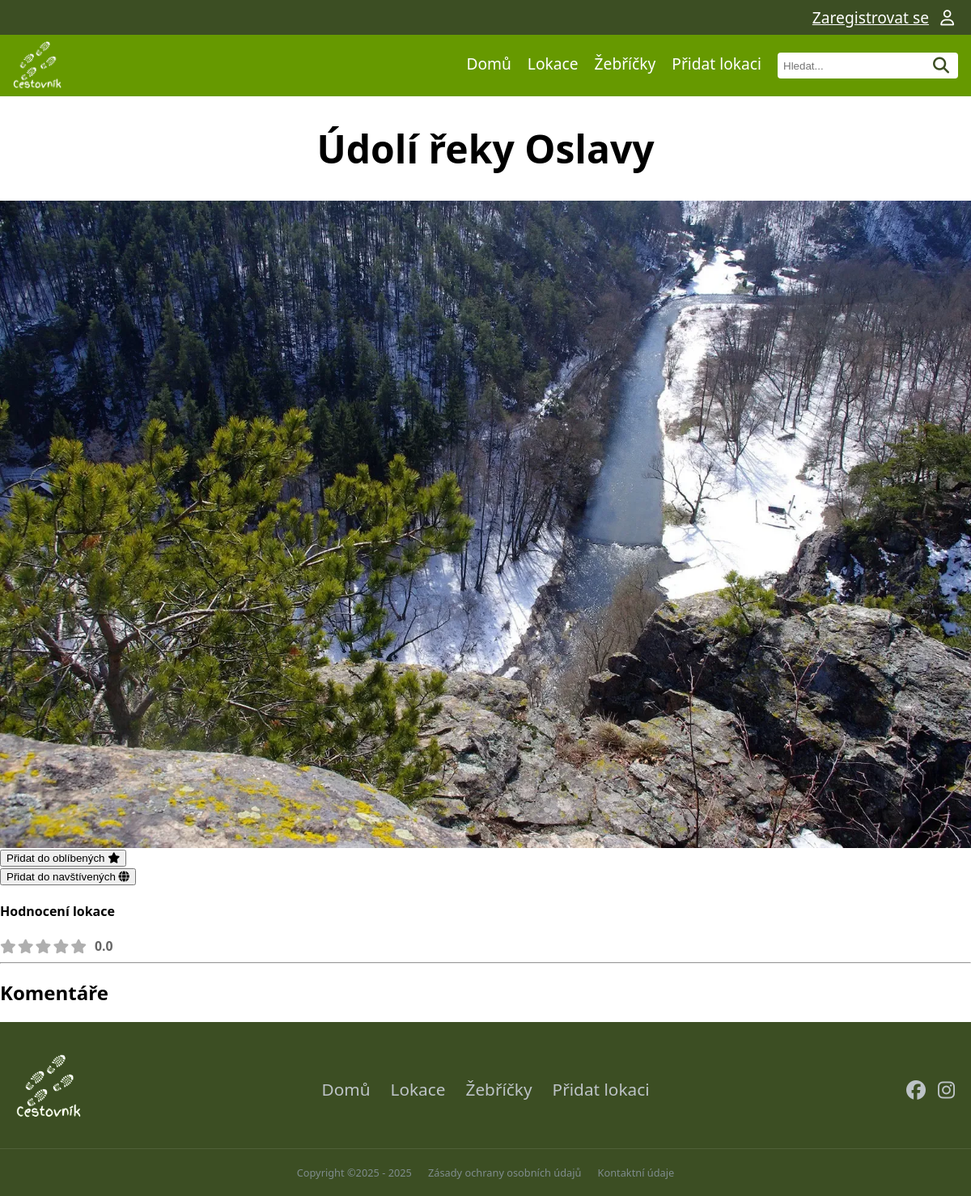
Screenshot of /locations/22 with the database file from the repository.
### tables this page shows
CREATE TABLE "location"
(
    id                  INTEGER
        primary key autoincrement,
    name                VARCHAR                   not null,
    description         VARCHAR,
    date_location_added TEXT default current_date not null,
    id_user             INTEGER                   not null
        constraint location_user_id_fk
            references user
            on delete cascade,
    id_status           INTEGER                   not null
        constraint location_location_status_id_fk
            references location_status
);

CREATE TABLE "photo"
(
    id          INTEGER
        primary key autoincrement,
    name        VARCHAR not null,
    alt_text    VARCHAR,
    url         VARCHAR not null,
    id_location INTEGER not null
        references location
            on delete cascade
);

### pages/locations.py (the view)
@router.get("/locations/{location_id}", name="location_detail", response_class=HTMLResponse)
async def location_detail(request: Request, location_id: int,
                          svc_location: LocationService = Depends(locations_service),
                          svc_comments: LocationCommentsService = Depends(location_comments_service),
                          svc_user:UserService = Depends(user_service)
                          ):
    location = svc_location.get_location_by_id_with_photos_and_rating(location_id)
    comments = svc_comments.list_comments(location_id)
    user_status = {"is_favorite": False, "is_visited": False}
    user = request.session.get("user")
    user_rating = 0
    if user:
        user_status = svc_location.get_user_interaction_status(user["id"], location_id)
        user_rating = svc_user.get_user_rating_for_location(user["id"], location_id)
    return request.app.state.templates.TemplateResponse(
        "location-detail.html",
        {
            "request": request,
            "title": location["name"],
            "location": location,  # Všechny informace o lokaci
            "comments": comments,
            "user_status": user_status,  # Informace zda uživatel má přidanou lokaci do favorite/visited
            "my_rating": user_rating #Vraci rating uzivatele, pokud nehodnotil, tak 0
        },
    )

### templates/location-detail.html (shortened to what this page needs)
{% extends "base.html" %}
{% block head %}
    <link rel="stylesheet" href="{{ url_for('static', path='css/rating.css') }}">
{% endblock %}
{% block content %}
    <h1>{{ title }}</h1>
    {% if location['photos'] %}
        <img alt="{{ location['photos'][0]['alt_text'] }}" src="/{{ location['photos'][0]['url'] }}">
    {% else %}
        <img alt="No photo" src="{{ url_for('static', path='img/web/noImage.webp') }}" class="noImage">
    {% endif %}
    <div>
        {% if user_status.is_favorite %}
            <form action="/locations/{{ location["id"] }}/favorite/remove" method="post">
                <button type="submit">Oblíbené (Odebrat) <i class="fa-solid fa-xmark"></i></button>
            </form>
        {% else %}
            <form action="/locations/{{ location["id"] }}/favorite/add" method="post">
                <button type="submit">Přidat do oblíbených <i class="fa-solid fa-star"></i></button>
            </form>
        {% endif %}
        {% if user_status.is_visited %}
            <form action="/locations/{{ location["id"] }}/visited/remove" method="post">
                <button type="submit">Navštíveno (Odebrat) <i class="fa-solid fa-xmark"></i></button>
            </form>
        {% else %}
            <form action="/locations/{{ location["id"] }}/visited/add" method="post">
                <button type="submit">Přidat do navštívených <i class="fa-solid fa-globe"></i></button>
            </form>
        {% endif %}
    </div>
    <div>
        <h4>Hodnocení lokace</h4>
        <div class="rating-stars" title="Průměrné hodnocení: {{ (location['avg_rating'] or 0) | round(1) }}">
            {% set active_stars = location['avg_rating'] | int %}
            {% set inactive_stars = 5 - active_stars %}
            {% for i in range(inactive_stars) %}
                <i class="fa-solid fa-star star-inactive"></i>
            {% endfor %}
            <span class="rating-value">
        {% if location['avg_rating'] %}
            {{ location['avg_rating'] | round(1) }}
        {% else %}
            0.0
        {% endif %}
    </span>
        </div>
    <hr>
    <div>
        <h2>Komentáře</h2>
    </div>
{% endblock %}

### static/css/style.css (style rules this page uses)
:root { font-family: system-ui, -apple-system, Segoe UI, Roboto, sans-serif; --background-color: white; --text-color: black; --light-green-color: #669900; --dark-green-color: #3c4e23; --white-text-color: white; --neutral-gray-color: #afafaf; --shadow-gray-color: #c8c8c8; --star-gold-color: #ffc107; --google-red-color:#DB4437; font-size: 16px; }
html, body { margin:0; padding: 0; background: var(--background-color); }
body { display: flex; flex-direction: column; min-height: 100vh; }
h1 { font-size: 3em; text-align: center; }

### static/css/rating.css (style rules this page uses)
.rating-stars { display: inline-flex; align-items: center; gap: 2px; font-size: 1.1em; }
.star-inactive { color: var(--neutral-gray-color); }
.rating-value { margin-left: 8px; font-weight: bold; color: #666; font-size: 0.9em; }

### rows the page displays
location: name "Údolí řeky Oslavy"
photo: url (picture)
